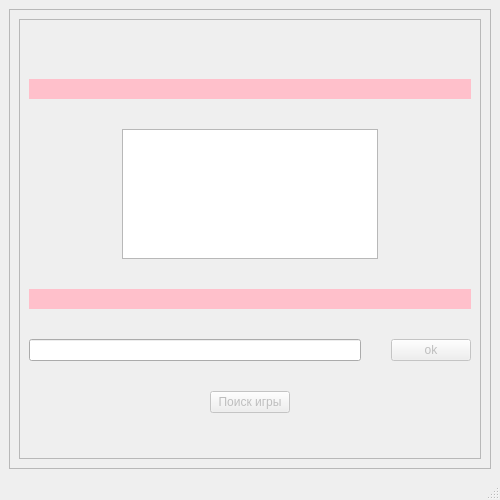
<?xml version="1.0" encoding="UTF-8"?>
<ui version="4.0">
 <class>MainWindow</class>
 <widget class="QMainWindow" name="MainWindow">
  <property name="geometry">
   <rect>
    <x>0</x>
    <y>0</y>
    <width>500</width>
    <height>500</height>
   </rect>
  </property>
  <property name="minimumSize">
   <size>
    <width>500</width>
    <height>500</height>
   </size>
  </property>
  <property name="maximumSize">
   <size>
    <width>500</width>
    <height>500</height>
   </size>
  </property>
  <property name="windowTitle">
   <string>MainWindow</string>
  </property>
  <property name="styleSheet">
   <string notr="true"/>
  </property>
  <widget class="QWidget" name="centralwidget">
   <layout class="QGridLayout" name="gridLayout">
    <item row="0" column="1">
     <widget class="QFrame" name="frame">
      <property name="styleSheet">
       <string notr="true"/>
      </property>
      <property name="frameShape">
       <enum>QFrame::StyledPanel</enum>
      </property>
      <property name="frameShadow">
       <enum>QFrame::Raised</enum>
      </property>
      <layout class="QGridLayout" name="gridLayout_3">
       <item row="0" column="0">
        <widget class="QFrame" name="frame_2">
         <property name="styleSheet">
          <string notr="true"/>
         </property>
         <property name="frameShape">
          <enum>QFrame::StyledPanel</enum>
         </property>
         <property name="frameShadow">
          <enum>QFrame::Raised</enum>
         </property>
         <layout class="QGridLayout" name="gridLayout_2">
          <item row="0" column="0">
           <layout class="QVBoxLayout" name="verticalLayout">
            <property name="spacing">
             <number>30</number>
            </property>
            <item>
             <spacer name="verticalSpacer_2">
              <property name="orientation">
               <enum>Qt::Vertical</enum>
              </property>
              <property name="sizeHint" stdset="0">
               <size>
                <width>20</width>
                <height>28</height>
               </size>
              </property>
             </spacer>
            </item>
            <item>
             <widget class="QLabel" name="label">
              <property name="enabled">
               <bool>false</bool>
              </property>
              <property name="minimumSize">
               <size>
                <width>0</width>
                <height>20</height>
               </size>
              </property>
              <property name="font">
               <font>
                <family>Rockwell</family>
                <pointsize>18</pointsize>
                <weight>50</weight>
                <italic>false</italic>
                <bold>false</bold>
               </font>
              </property>
              <property name="styleSheet">
               <string notr="true"/>
              </property>
              <property name="text">
               <string/>
              </property>
              <property name="alignment">
               <set>Qt::AlignCenter</set>
              </property>
              <property name="wordWrap">
               <bool>true</bool>
              </property>
             </widget>
            </item>
            <item>
             <widget class="QLabel" name="instructions">
              <property name="minimumSize">
               <size>
                <width>0</width>
                <height>20</height>
               </size>
              </property>
              <property name="styleSheet">
               <string notr="true">background: pink; </string>
              </property>
              <property name="text">
               <string/>
              </property>
             </widget>
            </item>
            <item alignment="Qt::AlignHCenter">
             <widget class="QTextBrowser" name="chat"/>
            </item>
            <item>
             <widget class="QLabel" name="last_response">
              <property name="minimumSize">
               <size>
                <width>0</width>
                <height>20</height>
               </size>
              </property>
              <property name="styleSheet">
               <string notr="true">background: pink; </string>
              </property>
              <property name="text">
               <string/>
              </property>
             </widget>
            </item>
            <item>
             <layout class="QHBoxLayout" name="horizontalLayout_2" stretch="0,0">
              <property name="leftMargin">
               <number>0</number>
              </property>
              <property name="topMargin">
               <number>0</number>
              </property>
              <item>
               <widget class="QLineEdit" name="game_input_field"/>
              </item>
              <item>
               <widget class="QPushButton" name="game_input_ok">
                <property name="enabled">
                 <bool>false</bool>
                </property>
                <property name="text">
                 <string>ok</string>
                </property>
               </widget>
              </item>
             </layout>
            </item>
            <item alignment="Qt::AlignHCenter">
             <widget class="QPushButton" name="game_input_button">
              <property name="enabled">
               <bool>false</bool>
              </property>
              <property name="maximumSize">
               <size>
                <width>250</width>
                <height>16777215</height>
               </size>
              </property>
              <property name="text">
               <string>Поиск игры</string>
              </property>
             </widget>
            </item>
            <item>
             <layout class="QHBoxLayout" name="horizontalLayout"/>
            </item>
            <item>
             <spacer name="verticalSpacer">
              <property name="orientation">
               <enum>Qt::Vertical</enum>
              </property>
              <property name="sizeHint" stdset="0">
               <size>
                <width>20</width>
                <height>98</height>
               </size>
              </property>
             </spacer>
            </item>
           </layout>
          </item>
         </layout>
        </widget>
       </item>
      </layout>
     </widget>
    </item>
   </layout>
  </widget>
  <widget class="QStatusBar" name="statusbar">
   <property name="styleSheet">
    <string notr="true">backgroud-color: black;</string>
   </property>
  </widget>
 </widget>
 <resources/>
 <connections/>
</ui>
